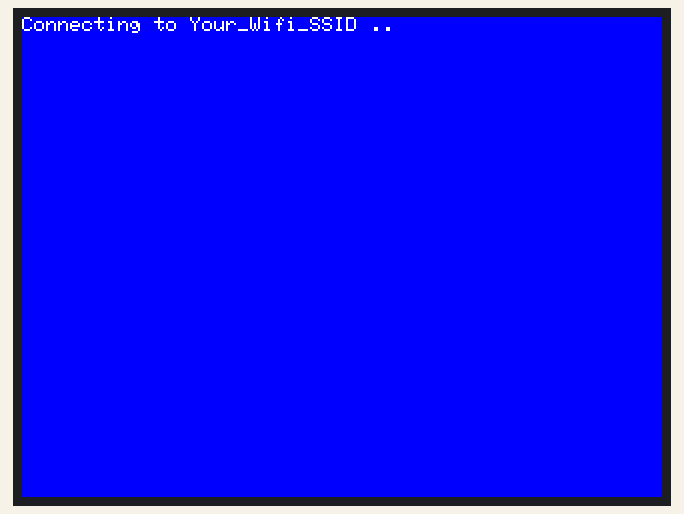
Bench run of a sketch on a simulated ESP32. On the bench: 320×240 colour display. WiFi joins after 1.5 s; servers stay silent unless stated; the local clock reads 2024-03-15 10:24:30 at power-on unless the sketch sets it; what the sketch prints to the serial monitor is not drawn.

Above: at 1.3 s.
At 2.0 s:
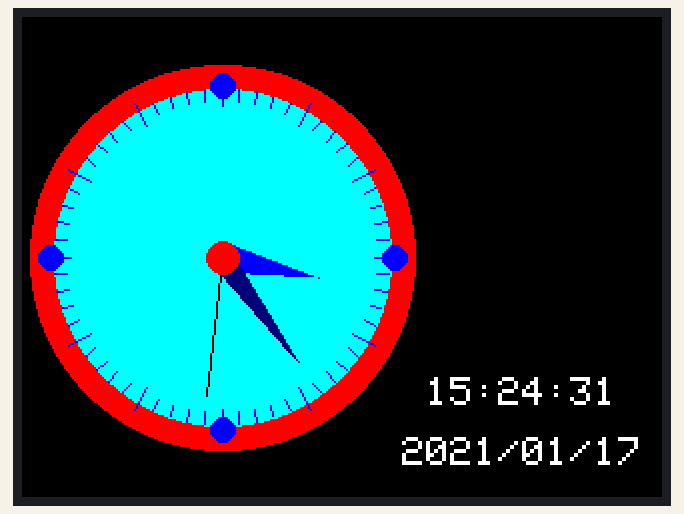
At 11.0 s:
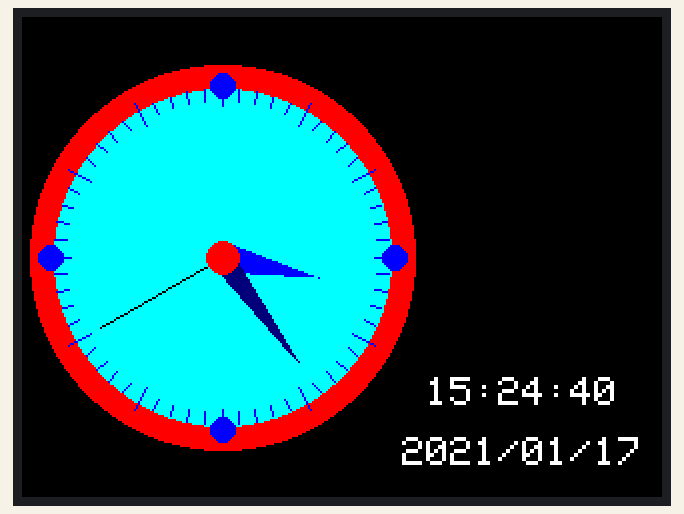
At 20.0 s:
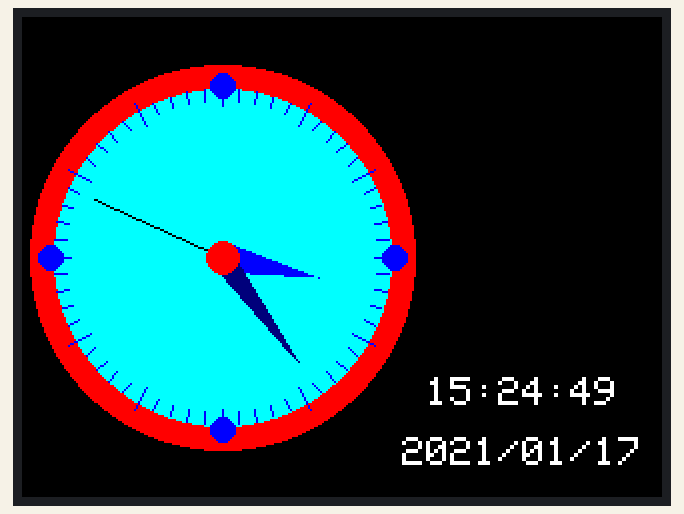
At 29.0 s:
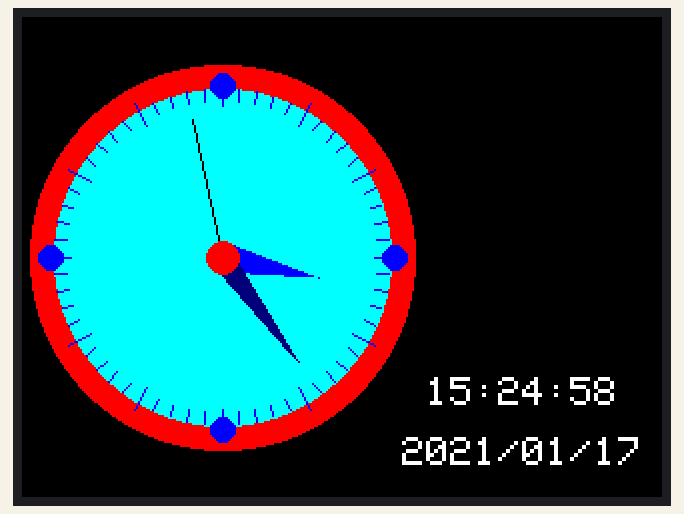
At 39.0 s:
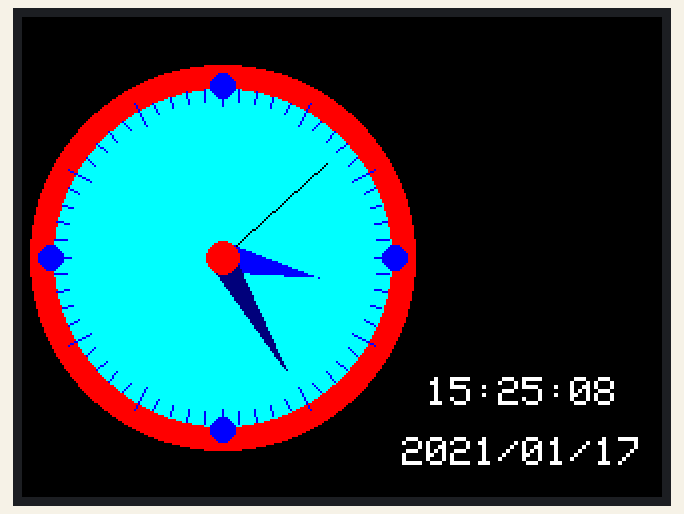

Measured:
- what the display in image 0 shows lasts 0.7 s, from 1.2 s to 1.9 s
- what the display in image 1 shows lasts 1.0 s, from 1.9 s to 2.9 s

The sketch:

clock_round_3.ino
```cpp
/* clock_round_3
  by Shinjia
  - v1.2  2024/09/17 --- 重整各程式一致
  - v1.1  2024/05/10 --- update LED Brightness
  - v1.0  2024/02/06 --- TFT_eSPI Library
*/

/****** WiFi AP ******/
#define WLAN_SSID    "Your_Wifi_SSID"
#define WLAN_PASS    "Your_Wifi_Password"

/****** 數字時鐘的參數定義 (長度) ******/
#define C_xc       100  // 時鐘圓心 x
#define C_yc       120  // 時鐘圓心 y
#define C_size     180  // 時鐘的寬高 (直徑)
#define C_border1   96  // 外圓框(外)
#define C_border2   84  // 外圓框(內)
#define C_radius1   88  // 12個點(時)外
#define C_radius2   76  // 12個點(時)內
#define C_radius3   84  // 60個點(分)外
#define C_radius4   78  // 60個點(分)內
#define C_radius5   86  // 4個點(上下左右)的位置半徑
#define C_quadrant   6  // 4個點(上下左右)圓半徑
#define C_center     8  // 時鐘圓心半徑
#define hh_len      50  // 時針的長度
#define mm_len      65  // 分針的長度
#define ss_len      70  // 秒針的長度
#define hh_trilen    8  // 時針的長度(三角形往外擴)
#define mm_trilen    6  // 分針的長度(三角形往外擴)

/****** 數字時鐘的參數定義 (顏色) ******/
#define CC_Outer  TFT_BLACK
#define CC_Inner  TFT_CYAN
#define CC_Border TFT_RED
#define CC_Dot12  TFT_BLUE
#define CC_Dot60  TFT_BLUE
#define CC_Dot4   TFT_BLUE
#define CC_Center TFT_RED
#define CC_HH     TFT_BLUE
#define CC_MM     TFT_NAVY
#define CC_SS     TFT_BLACK

/***** Timer control (delay) *****/
int timer_delay_clock = 1000;  // 每秒更新時間
int timer_delay_NTP   = 60*60*1000;  // 每小時更新 NTP

unsigned long timer_next_clock;
unsigned long timer_next_NTP;

// ESP32Time
#include <ESP32Time.h>

ESP32Time rtc;

// NTP
#include <WiFi.h>
#include "time.h"

const char* ntpServer = "pool.ntp.org";
const long  gmtOffset_sec = 8 * 3600;   // for Taipei
const int   daylightOffset_sec = 0; // 3600?

// TFT
#include "SPI.h"
#include "TFT_eSPI.h"

TFT_eSPI tft = TFT_eSPI();


// 時鐘公用變數
int hh=0, mm=0, ss=0;  // 時分秒
int hh0=-1, mm0=-1, ss0=-1;  // 保留前次畫圖時的數值 (初始值必須設為-1)
boolean is_get_NTP = false;


void draw_clock_face() {
  float th_cos, th_sin;
  float x1, y1, x2, y2;

  // Draw clock border
  tft.fillRect(C_xc-C_size/2, C_yc-C_size/2, C_size, C_size, CC_Outer);
  tft.fillCircle(C_xc, C_yc, C_border1, CC_Border);
  tft.fillCircle(C_xc, C_yc, C_border2, CC_Inner);

  // Draw 12 lines (hours markers)
  for(int angle=0; angle<360; angle+=30) {
    th_cos = cos((angle-90)*0.0174532925);  // (pi/180)
    th_sin = sin((angle-90)*0.0174532925);
    x1 = C_xc + C_radius1 * th_cos;
    y1 = C_yc + C_radius1 * th_sin;
    x2 = C_xc + C_radius2 * th_cos;
    y2 = C_yc + C_radius2 * th_sin;

    tft.drawLine(x1, y1, x2, y2, CC_Dot12);
  }

  // Draw 60 dots (minute markers)
  for(int angle=0; angle<360; angle+=6) {
    th_cos = cos((angle-90)*0.0174532925);  // (pi/180)
    th_sin = sin((angle-90)*0.0174532925);
    x1 = C_xc + C_radius3 * th_cos;
    y1 = C_yc + C_radius3 * th_sin;
    x2 = C_xc + C_radius4 * th_cos;
    y2 = C_yc + C_radius4 * th_sin;
    tft.drawLine(x1, y1, x2, y2, CC_Dot60);

    // Draw main quadrant dots
    x1 = C_xc + C_radius5 * th_cos;
    y1 = C_yc + C_radius5 * th_sin;
    if(angle%90==0) tft.fillCircle(x1, y1, C_quadrant, CC_Dot4);
  }

  // Draw Center
  tft.fillCircle(C_xc, C_yc, C_center, CC_Center);
}


void draw_clock_pointer() {
  //Draw Analog Clock
  // 注意：鐘面數值的 hh 要用 12 小時制
  float deg_ss, deg_mm, deg_hh;  // 時分秒的角度值
  float x_hh, y_hh, x_mm, y_mm, x_ss, y_ss;  // 時分秒針的頂點位置
  float x_h3a, y_h3a, x_m3a, y_m3a;
  float x_h3b, y_h3b, x_m3b, y_m3b;

  // 清除前次的指針(時、分、秒)
  deg_ss = ss0*6;                  // 每秒6度
  // deg_mm = mm0*6 + deg_ss*0.01666667;  // 1/60 (角度含秒)
  deg_mm = mm0*6;  // 為了避免每秒更新造成的閃礫，放棄秒數的微小角度，如此便可以每分鐘更新一次
  deg_hh = (hh0%12)*30 + deg_mm*0.0833333;  // 1/12 (角度含分及秒)

  x_hh = C_xc + hh_len*cos((deg_hh-90)*0.0174532925);
  y_hh = C_yc + hh_len*sin((deg_hh-90)*0.0174532925);
  x_mm = C_xc + mm_len*cos((deg_mm-90)*0.0174532925);
  y_mm = C_yc + mm_len*sin((deg_mm-90)*0.0174532925);
  x_ss = C_xc + ss_len*cos((deg_ss-90)*0.0174532925);
  y_ss = C_yc + ss_len*sin((deg_ss-90)*0.0174532925);

  x_h3a = C_xc + hh_trilen*cos((deg_hh-90+90)*0.0174532925);
  y_h3a = C_yc + hh_trilen*sin((deg_hh-90+90)*0.0174532925);
  x_h3b = C_xc + hh_trilen*cos((deg_hh-90-90)*0.0174532925);
  y_h3b = C_yc + hh_trilen*sin((deg_hh-90-90)*0.0174532925);

  x_m3a = C_xc + mm_trilen*cos((deg_mm-90+90)*0.0174532925);
  y_m3a = C_yc + mm_trilen*sin((deg_mm-90+90)*0.0174532925);
  x_m3b = C_xc + mm_trilen*cos((deg_mm-90-90)*0.0174532925);
  y_m3b = C_yc + mm_trilen*sin((deg_mm-90-90)*0.0174532925);

  // 分的部分有改變時，同時更新分針及時針
  if(mm0!=mm) {
    tft.fillTriangle(x_hh, y_hh, x_h3a, y_h3a, x_h3b, y_h3b, CC_Inner);
    tft.fillTriangle(x_mm, y_mm, x_m3a, y_m3a, x_m3b, y_m3b, CC_Inner);
  }
  // tft.drawLine(C_xc, C_yc, x_hh, y_hh, CC_Inner);
  // tft.drawLine(C_xc, C_yc, x_mm, y_mm, CC_Inner);
  tft.drawLine(C_xc, C_yc, x_ss, y_ss, CC_Inner);

  // 畫出此次的指針(時、分、秒)
  deg_ss = ss*6;                  // 每秒6度
  // deg_mm = mm*6 + deg_ss*0.01666667;  // 1/60 (角度含秒)
  deg_mm = mm*6;  // 放棄秒的微小角度
  deg_hh = (hh%12)*30 + deg_mm*0.0833333;  // 1/12 (角度含分及秒)

  x_hh = C_xc + hh_len*cos((deg_hh-90)*0.0174532925);
  y_hh = C_yc + hh_len*sin((deg_hh-90)*0.0174532925);
  x_mm = C_xc + mm_len*cos((deg_mm-90)*0.0174532925);
  y_mm = C_yc + mm_len*sin((deg_mm-90)*0.0174532925);
  x_ss = C_xc + ss_len*cos((deg_ss-90)*0.0174532925);
  y_ss = C_yc + ss_len*sin((deg_ss-90)*0.0174532925);

  x_h3a = C_xc + hh_trilen*cos((deg_hh-90+90)*0.0174532925);
  y_h3a = C_yc + hh_trilen*sin((deg_hh-90+90)*0.0174532925);
  x_h3b = C_xc + hh_trilen*cos((deg_hh-90-90)*0.0174532925);
  y_h3b = C_yc + hh_trilen*sin((deg_hh-90-90)*0.0174532925);

  x_m3a = C_xc + mm_trilen*cos((deg_mm-90+90)*0.0174532925);
  y_m3a = C_yc + mm_trilen*sin((deg_mm-90+90)*0.0174532925);
  x_m3b = C_xc + mm_trilen*cos((deg_mm-90-90)*0.0174532925);
  y_m3b = C_yc + mm_trilen*sin((deg_mm-90-90)*0.0174532925);

  tft.fillTriangle(x_hh, y_hh, x_h3a, y_h3a, x_h3b, y_h3b, CC_HH);
  tft.fillTriangle(x_mm, y_mm, x_m3a, y_m3a, x_m3b, y_m3b, CC_MM);
//  tft.drawLine(C_xc, C_yc, x_hh, y_hh, CC_HH);
//  tft.drawLine(C_xc, C_yc, x_mm, y_mm, CC_MM);
  tft.drawLine(C_xc, C_yc, x_ss, y_ss, CC_SS);

  // 圓心
  tft.fillCircle(C_xc, C_yc, C_center, CC_Center);
}


void draw_clock_digital() {
  struct tm timeinfo = rtc.getTimeStruct();
  // Serial.println(&timeinfo, "%A, %B %d %Y %H:%M:%S");

  // Draw Digital Clock
  char StringBuff[50]; //50 chars should be enough

  // line1 (H:i:s)
  strftime(StringBuff, sizeof(StringBuff), "%H:%M:%S", &timeinfo);
  tft.setCursor(202, 180);
  tft.setTextSize(2);
  tft.setTextColor(TFT_WHITE, TFT_BLACK);
  tft.println(StringBuff);

  // line2 (Y/m/d)
  strftime(StringBuff, sizeof(StringBuff), "%Y/%m/%d", &timeinfo);
  tft.setCursor(190, 210);
  tft.setTextSize(2);
  tft.setTextColor(TFT_WHITE, TFT_BLACK);
  tft.println(StringBuff);
}


void update_time() {
  struct tm timeinfo = rtc.getTimeStruct();
  // Serial.println(&timeinfo, "%A, %B %d %Y %H:%M:%S");

  hh = timeinfo.tm_hour;
  mm = timeinfo.tm_min;
  ss = timeinfo.tm_sec;

  if(hh0==-1 && mm0==-1 && ss0==-1) {
    hh0 = hh;
    mm0 = mm;
    ss0 = ss;
  }

  // Draw Analog Clock (pointer)
  draw_clock_pointer();

  // Draw Digital Clock
  draw_clock_digital();

  // 保留舊的值
  hh0 = hh;
  mm0 = mm;
  ss0 = ss;
}


void get_NTP_update_RTC() {
  configTime(gmtOffset_sec, daylightOffset_sec, ntpServer);

  struct tm timeinfo;
  if (getLocalTime(&timeinfo)){
    rtc.setTimeStruct(timeinfo);
    is_get_NTP = true;
  }
  // Serial.println(&timeinfo, "%A, %B %d %Y %H:%M:%S");
}


void wifi_connect_tft() {
  Serial.printf("Connecting to %s ", WLAN_SSID);
  tft.printf("Connecting to %s ", WLAN_SSID);

  WiFi.begin(WLAN_SSID, WLAN_PASS);
  while (WiFi.status() != WL_CONNECTED) {
      delay(500);
      Serial.print(".");
      tft.print(".");
  }
  Serial.println(" CONNECTED");
  tft.println(" CONNECTED");
}


void setup() {
  Serial.begin(115200);

  // TFT 先啟用
  tft.begin();
  tft.fillScreen(TFT_BLUE);   // Clear
  tft.setRotation(3);

  // 如有需要，可設定 LED 顯示亮度
  // pinMode(TFT_LED, OUTPUT);
  // analogWrite(TFT_LED, TFT_LED_BRIGHTNESS);

  // RTC
  rtc.setTime(30, 24, 15, 17, 1, 2021);  // 亂設

  // Waitting for WiFi connect
  wifi_connect_tft();

  //init and get the time
  get_NTP_update_RTC();

  timer_next_clock = millis();

  // 清除 TFT 畫面
  tft.fillScreen(TFT_BLACK);   // Clear

  // 畫出時鐘表面
  draw_clock_face();

  // disconnect WiFi as it's no longer needed
  // WiFi.disconnect(true);
  // WiFi.mode(WIFI_OFF);
}


void loop() {
  // 若尚未取得網路時間
  if(!is_get_NTP) {
    get_NTP_update_RTC();
  }

  // 間隔一段時間要求重新取得網路時間 NTP
  if(millis()>timer_next_NTP) {
    timer_next_NTP = millis() + timer_delay_NTP;
    is_get_NTP = false;
  }

  // 間隔一段時間顯示時間 hh,mm,ss
  if(millis()>timer_next_clock) {
    timer_next_clock = millis() + timer_delay_clock;
    update_time();
  }

  // Do something
}
```
